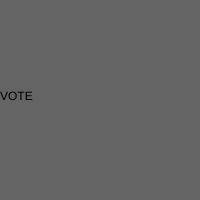
Frame 1 (no input)
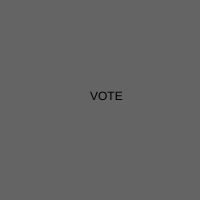
Frame 60 (no input)
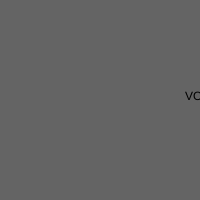
Frame 120 (the mouse pressed at the canvas centre since frame 60)

The p5.js sketch that drew these frames (run headless with seeded random() and noise() and a simulated clock; from frame 60 on, the mouse is pressed at the canvas centre):

// p5.js sketch
// ── sketch.js
var x=0;

function setup() {
  createCanvas(200,200);

}

function draw() {
  background(100);
  // rect(x,10,10,10);
  text("VOTE",x,100)
  x+=5; //will add 5 to x all the setTimeout(function ()
    if (x>200) { //never put a ; cause it will end it
      x=0;
    }
}
